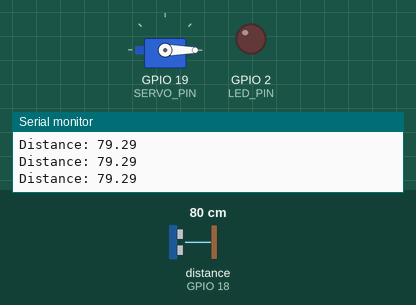
A sketch run on a simulated ESP32. On the bench: servo, output pins drawn as LEDs (lit = HIGH), the last lines printed to the serial monitor. Wiring (from diagram.json): ultrasonic range finder: trigger GPIO 5; echo GPIO 18. Dashed ring = blinking. The inputs (shaded band) are chosen by the test bench; at power-on: distance to the obstacle (sensor on GPIO 18) 80 cm. The echo pulse lasts 58.3 µs per cm; pins used as bus, display or sensor lines are not drawn.

Above: at 1.2 s.
1.3 s: distance to the obstacle (sensor on GPIO 18) set to 23 cm
2.8 s: distance to the obstacle (sensor on GPIO 18) set to 18 cm
At 3.0 s:
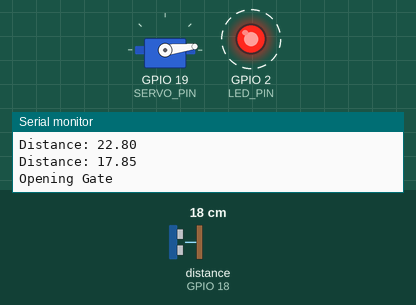
At 5.6 s:
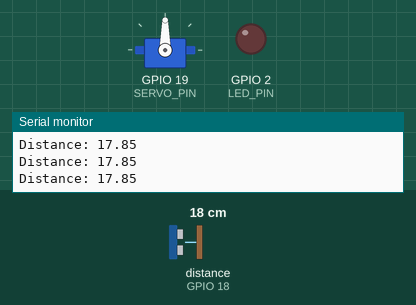
Timing chart, 0 to 7.1 s (numbered marks = the images above; inputs shaded):
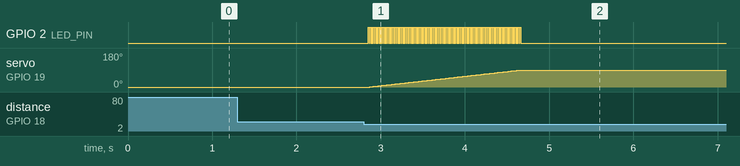

The sketch:

sketch.ino
```cpp
#include <ESP32Servo.h>

#define TRIG_PIN 5
#define ECHO_PIN 18
#define SERVO_PIN 19
#define LED_PIN 2

Servo gateServo;

long duration;
float distance;

bool gateOpen = false;

// Measure distance
float getDistance() {

  digitalWrite(TRIG_PIN, LOW);
  delayMicroseconds(2);

  digitalWrite(TRIG_PIN, HIGH);
  delayMicroseconds(10);

  digitalWrite(TRIG_PIN, LOW);

  duration = pulseIn(ECHO_PIN, HIGH);

  distance = duration * 0.034 / 2;

  return distance;
}

// Blink LED
void blinkLED() {

  digitalWrite(LED_PIN, HIGH);
  delay(10);

  digitalWrite(LED_PIN, LOW);
  delay(10);
}

// Open gate
void openGate() {

  for (int pos = 0; pos <= 90; pos++) {

    gateServo.write(pos);

    blinkLED();
  }

  gateOpen = true;
}

// Close gate
void closeGate() {

  for (int pos = 90; pos >= 0; pos--) {

    gateServo.write(pos);

    blinkLED();
  }

  gateOpen = false;
}

void setup() {

  Serial.begin(115200);

  pinMode(TRIG_PIN, OUTPUT);
  pinMode(ECHO_PIN, INPUT);

  pinMode(LED_PIN, OUTPUT);

  gateServo.attach(SERVO_PIN);

  gateServo.write(0);
}

void loop() {

  distance = getDistance();

  Serial.print("Distance: ");
  Serial.println(distance);

  // Open only once
  if (distance < 20 && !gateOpen) {

    Serial.println("Opening Gate");

    openGate();
  }

  // Close only once
  else if (distance >= 20 && gateOpen) {

    Serial.println("Closing Gate");

    closeGate();
  }

  delay(200);
}
```

Measured:
- the behaviour switches between 21 and 20 cm on distance to the obstacle (sensor on GPIO 18) (found by bisection; images 0 and 1)
- after the input at 2.8 s, GPIO 2 (LED_PIN): alternates HIGH for 0.01 s and LOW for 0.01 s, 182 changes in all, then stays LOW, starting after 0.05 s; servo on GPIO 19 (SERVO_PIN): moves from 0° to 90° over 1.8 s, starting after 0.07 s
